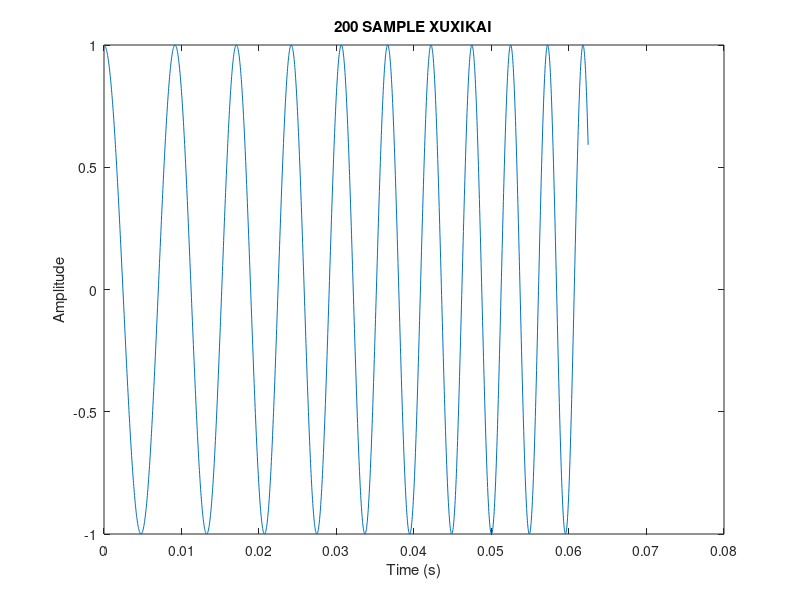

Write the MATLAB code that produced this figure.
f1 = 100;     
mu = 2000;    
fs = 32000;   
tmax = 8;      
phi = 0;       

t = 0:1/fs:tmax;

c = cos(pi * mu * t.^2 + 2 * pi * f1 * t + phi); 

figure;
plot(t(1:2000), c(1:2000));
title('200 SAMPLE XUXIKAI');
xlabel('Time (s)');
ylabel('Amplitude');
saveas(gcf, 'milestone5s.jpg');
audiowrite('32kHz.wav', c, fs);

sound(c, fs);
